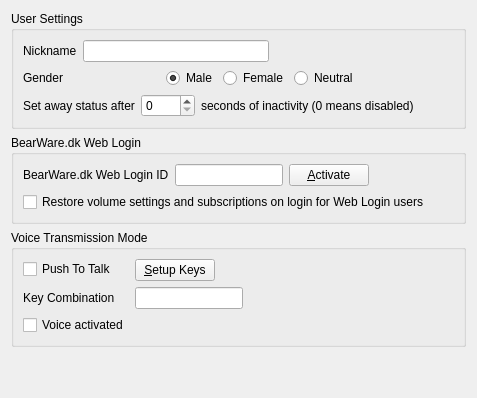
     <widget class="QWidget" name="generalTab">
      <attribute name="title">
       <string>General</string>
      </attribute>
      <layout class="QVBoxLayout" name="verticalLayout_2">
       <item>
        <widget class="QGroupBox" name="groupBox">
         <property name="title">
          <string>User Settings</string>
         </property>
         <layout class="QVBoxLayout" name="verticalLayout_3">
          <item>
           <layout class="QHBoxLayout" name="horizontalLayout">
            <item>
             <widget class="QLabel" name="label">
              <property name="text">
               <string>Nickname</string>
              </property>
              <property name="buddy">
               <cstring>nicknameEdit</cstring>
              </property>
             </widget>
            </item>
            <item>
             <widget class="QLineEdit" name="nicknameEdit"/>
            </item>
            <item>
             <spacer name="horizontalSpacer">
              <property name="orientation">
               <enum>Qt::Horizontal</enum>
              </property>
              <property name="sizeHint" stdset="0">
               <size>
                <width>40</width>
                <height>20</height>
               </size>
              </property>
             </spacer>
            </item>
           </layout>
          </item>
          <item>
           <layout class="QHBoxLayout" name="horizontalLayout_7" stretch="0,0,0,0,0,0">
            <property name="leftMargin">
             <number>0</number>
            </property>
            <item>
             <widget class="QLabel" name="label_7">
              <property name="text">
               <string>Gender</string>
              </property>
              <property name="buddy">
               <cstring>maleRadioButton</cstring>
              </property>
             </widget>
            </item>
            <item>
             <spacer name="horizontalSpacer_12">
              <property name="orientation">
               <enum>Qt::Horizontal</enum>
              </property>
              <property name="sizeHint" stdset="0">
               <size>
                <width>40</width>
                <height>20</height>
               </size>
              </property>
             </spacer>
            </item>
            <item>
             <widget class="QRadioButton" name="maleRadioButton">
              <property name="sizePolicy">
               <sizepolicy hsizetype="Minimum" vsizetype="Fixed">
                <horstretch>0</horstretch>
                <verstretch>0</verstretch>
               </sizepolicy>
              </property>
              <property name="layoutDirection">
               <enum>Qt::LeftToRight</enum>
              </property>
              <property name="text">
               <string>Male</string>
              </property>
              <property name="checked">
               <bool>true</bool>
              </property>
             </widget>
            </item>
            <item>
             <widget class="QRadioButton" name="femaleRadioButton">
              <property name="text">
               <string>Female</string>
              </property>
             </widget>
            </item>
            <item>
             <widget class="QRadioButton" name="neutralRadioButton">
              <property name="text">
               <string>Neutral</string>
              </property>
             </widget>
            </item>
            <item>
             <spacer name="horizontalSpacer_13">
              <property name="orientation">
               <enum>Qt::Horizontal</enum>
              </property>
              <property name="sizeHint" stdset="0">
               <size>
                <width>40</width>
                <height>20</height>
               </size>
              </property>
             </spacer>
            </item>
           </layout>
          </item>
          <item>
           <layout class="QHBoxLayout" name="horizontalLayout_2">
            <item>
             <widget class="QLabel" name="label_2">
              <property name="text">
               <string>Set away status after</string>
              </property>
              <property name="buddy">
               <cstring>awaySpinBox</cstring>
              </property>
             </widget>
            </item>
            <item>
             <widget class="QSpinBox" name="awaySpinBox">
              <property name="maximum">
               <number>3600</number>
              </property>
             </widget>
            </item>
            <item>
             <widget class="QLabel" name="label_3">
              <property name="text">
               <string>seconds of inactivity (0 means disabled)</string>
              </property>
             </widget>
            </item>
            <item>
             <spacer name="horizontalSpacer_2">
              <property name="orientation">
               <enum>Qt::Horizontal</enum>
              </property>
              <property name="sizeHint" stdset="0">
               <size>
                <width>40</width>
                <height>20</height>
               </size>
              </property>
             </spacer>
            </item>
           </layout>
          </item>
         </layout>
        </widget>
       </item>
       <item>
        <widget class="QGroupBox" name="groupBox_10">
         <property name="title">
          <string>BearWare.dk Web Login</string>
         </property>
         <layout class="QVBoxLayout" name="verticalLayout_12">
          <item>
           <layout class="QHBoxLayout" name="horizontalLayout_24">
            <item>
             <widget class="QLabel" name="label_35">
              <property name="text">
               <string>BearWare.dk Web Login ID</string>
              </property>
              <property name="buddy">
               <cstring>bearwareidEdit</cstring>
              </property>
             </widget>
            </item>
            <item>
             <widget class="QLineEdit" name="bearwareidEdit">
              <property name="readOnly">
               <bool>true</bool>
              </property>
             </widget>
            </item>
            <item>
             <widget class="QPushButton" name="setupBearWareLoginButton">
              <property name="text">
               <string>&amp;Activate</string>
              </property>
             </widget>
            </item>
            <item>
             <spacer name="horizontalSpacer_24">
              <property name="orientation">
               <enum>Qt::Horizontal</enum>
              </property>
              <property name="sizeHint" stdset="0">
               <size>
                <width>40</width>
                <height>20</height>
               </size>
              </property>
             </spacer>
            </item>
           </layout>
          </item>
          <item>
           <widget class="QCheckBox" name="syncWebUserCheckBox">
            <property name="text">
             <string>Restore volume settings and subscriptions on login for Web Login users</string>
            </property>
           </widget>
          </item>
         </layout>
        </widget>
       </item>
       <item>
        <widget class="QGroupBox" name="groupBox_2">
         <property name="title">
          <string>Voice Transmission Mode</string>
         </property>
         <layout class="QFormLayout" name="formLayout">
          <property name="fieldGrowthPolicy">
           <enum>QFormLayout::FieldsStayAtSizeHint</enum>
          </property>
          <property name="labelAlignment">
           <set>Qt::AlignLeading|Qt::AlignLeft|Qt::AlignVCenter</set>
          </property>
          <item row="0" column="0">
           <widget class="QCheckBox" name="pttChkBox">
            <property name="text">
             <string>Push To Talk</string>
            </property>
           </widget>
          </item>
          <item row="0" column="1">
           <widget class="QPushButton" name="setupkeysButton">
            <property name="text">
             <string>&amp;Setup Keys</string>
            </property>
           </widget>
          </item>
          <item row="1" column="0">
           <widget class="QLabel" name="label_4">
            <property name="text">
             <string>Key Combination</string>
            </property>
            <property name="buddy">
             <cstring>keycompEdit</cstring>
            </property>
           </widget>
          </item>
          <item row="1" column="1">
           <widget class="QLineEdit" name="keycompEdit">
            <property name="readOnly">
             <bool>true</bool>
            </property>
           </widget>
          </item>
          <item row="2" column="0">
           <widget class="QCheckBox" name="voiceactChkBox">
            <property name="text">
             <string>Voice activated</string>
            </property>
           </widget>
          </item>
         </layout>
        </widget>
       </item>
       <item>
        <spacer name="verticalSpacer">
         <property name="orientation">
          <enum>Qt::Vertical</enum>
         </property>
         <property name="sizeHint" stdset="0">
          <size>
           <width>20</width>
           <height>40</height>
          </size>
         </property>
        </spacer>
       </item>
      </layout>
     </widget>
